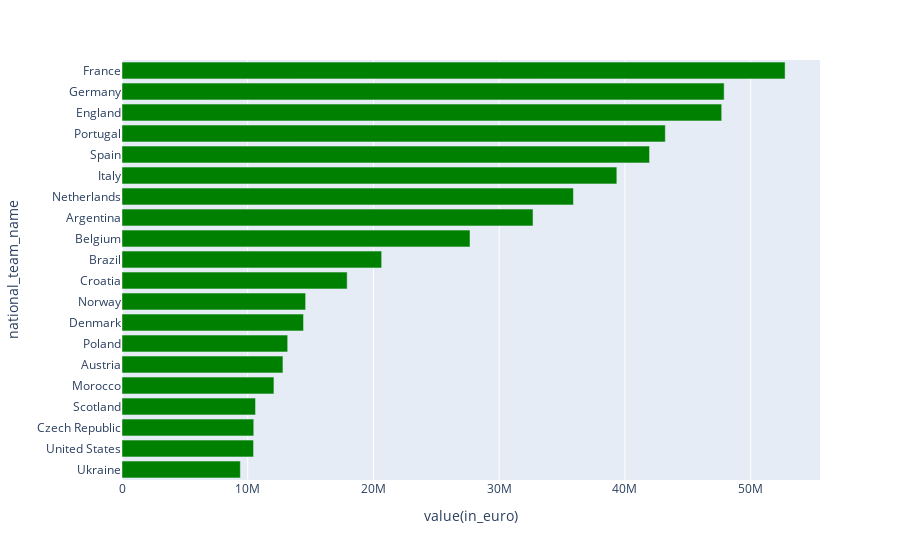

Source (notebook cell):
### Code cell
#Top 20 National teams with highest player's average value

club = df.groupby('national_team_name')['value(in_euro)'].mean().reset_index().sort_values('value(in_euro)', ascending=True).tail(20)
fig = px.bar(club, x="value(in_euro)", y="national_team_name", orientation='h')
fig.update_traces(marker_color='green')
fig.show()

### Figure 1 — Plotly figure (JSON) as saved in the notebook; plotly's stock layout.template omitted (floating-point values rounded to 4 significant figures)
{"data": [{"alignmentgroup": "True", "hovertemplate": "value(in_euro)=%{x}<br>national_team_name=%{y}<extra></extra>", "legendgroup": "", "marker": {"color": "green", "pattern": {"shape": ""}}, "name": "", "offsetgroup": "", "orientation": "h", "showlegend": false, "textposition": "auto", "type": "bar", "x": [9412500, 10462500, 10480000.0, 10620000, 12080000.0, 12800000.0, 13180000.0, 14440000.0, 14600000.0, 17910000.0, 20650000.0, 27680000.0, 32690000.0, 35900000.0, 39360000.0, 41960000.0, 43210000.0, 47700000.0, 47890000.0, 52740000.0], "xaxis": "x", "y": ["Ukraine", "United States", "Czech Republic", "Scotland", "Morocco", "Austria", "Poland", "Denmark", "Norway", "Croatia", "Brazil", "Belgium", "Argentina", "Netherlands", "Italy", "Spain", "Portugal", "England", "Germany", "France"], "yaxis": "y"}], "layout": {"barmode": "relative", "legend": {"tracegroupgap": 0}, "margin": {"t": 60}, "xaxis": {"anchor": "y", "domain": [0, 1], "title": {"text": "value(in_euro)"}}, "yaxis": {"anchor": "x", "domain": [0, 1], "title": {"text": "national_team_name"}}}}
